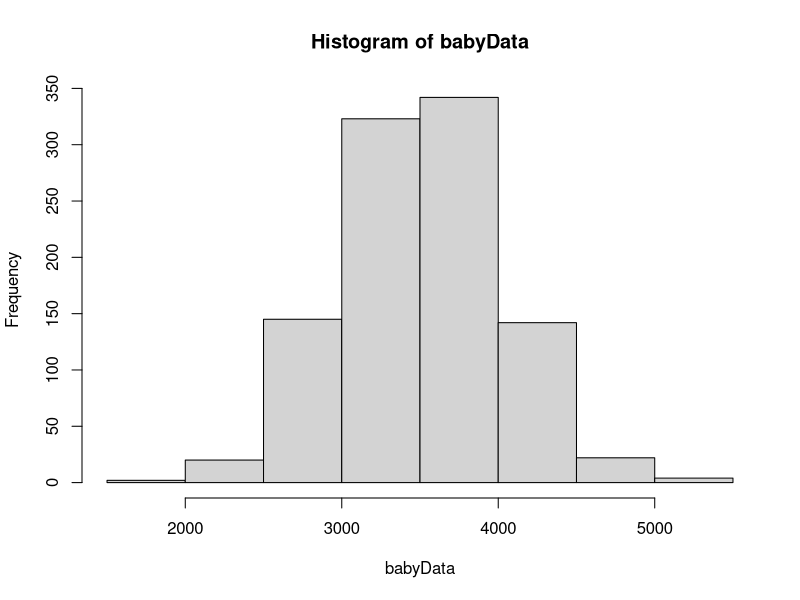
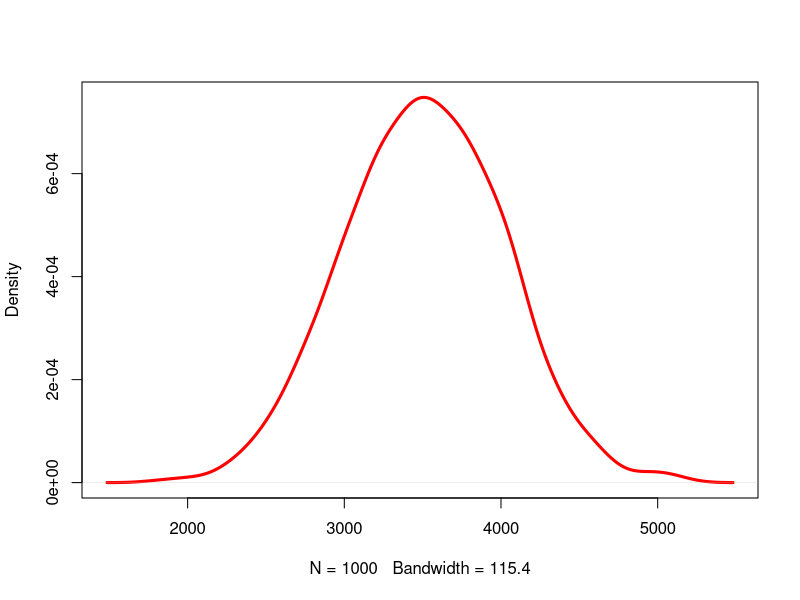
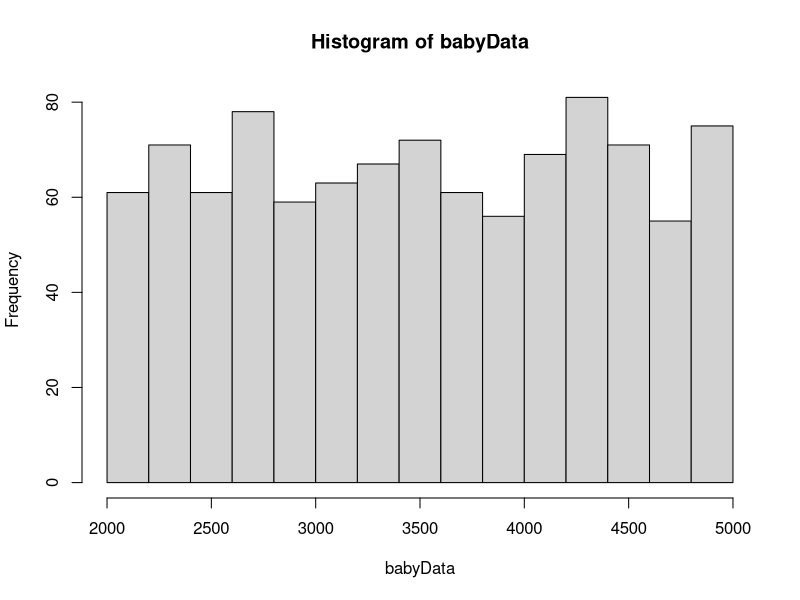

Write R code to recreate these figures, in order.
#### Code examples for handling normal distributions and solving problems related to normal distributions ####

### Generate 1,000 samples from a normal distribution with mean 3500 and standard deviation 500

pop_mean = 3500
pop_sd = 500
num_samples = 1000
babyData <- rnorm(num_samples, mean = pop_mean, sd=pop_sd)

###Confirm this is normally distributed ###
hist(babyData)

# Here is the second plot command to visualize the probability density
plot(density(babyData),lwd=3,col="red",main="")

###What is the probability a baby weighs less than 4000 grams?? ###

#Compute Z-Score

sample_mean = mean(babyData)
sample_sd = sd(babyData)

#Calculate the z-score based on the mean and standard deviation for 4,000
zscore = (4000-sample_mean)/sample_sd

# Get probability less than Z from Standard Normal Distribution
pnorm(zscore)

# OR can do this directly using the mean and sd parameters
pnorm(4000,mean=pop_mean,sd=pop_sd,lower.tail=F)

?pnorm

### What is the value of the normal density curve at 3500 in the plot?
dnorm(4000,mean=pop_mean,sd=pop_sd)

###What percent of infants weigh between 3750 and 3250 grams?
pnorm(3750,mean=pop_mean,sd=pop_sd) - pnorm(3250,mean=pop_mean,sd=pop_sd)

###What percent of infants weigh ABOVE 4000 grams
pnorm(4000,mean=pop_mean,sd=pop_sd,lower.tail=F)

###What value captures x % of the distribution? 
#What value of newborn weight makes the P(X <= x) == p

#mean captures 50% of the distribution
qnorm(0.5,mean=pop_mean,sd=pop_sd)

#Default mean = 0, and default sd = 1

#68-95-99.7 rule says that 84% of observations should be less than z-score of 1
qnorm(0.84) #output is close to 1


#What value is the 75th percentile of this distribution?
qnorm(0.75,mean=pop_mean,sd=pop_sd)

pnorm(3837.245,mean=pop_mean,sd=pop_sd)


#### Let's compute one of these answers, empirically from our data?

### What percent of newborns weigh less than 4000 grams?

###Remember the pnorm answer uses an "idealized" view of the data (guess)
pnorm(4000,mean=pop_mean,sd=pop_sd)

###How many of our babies actually weighed less than 4000 grams?
babyData < 4000

#Convert to the number <4000
sum(babyData < 4000)

#Divide by total number of babies to get %
sum(babyData<4000) / length(babyData)



###These functions require normally distributed data! They won't work with other distributions

# Uniformly distributed random variable
babyData = runif(1000,min=2000,max=5000)

# Get summary stats
hist(babyData)
m = mean(babyData)
s = sd(babyData)
print(m)
print(s)

###Assume normality and find percent of babies weighing less than 4000 grams
pnorm(4000,mean=m,sd=s)

# Compute actual numbers from the data - very different from the pnorm result!
sum(babyData<4000)/length(babyData)

# No matter how big our sample size is, 
#these values will continue to be off
